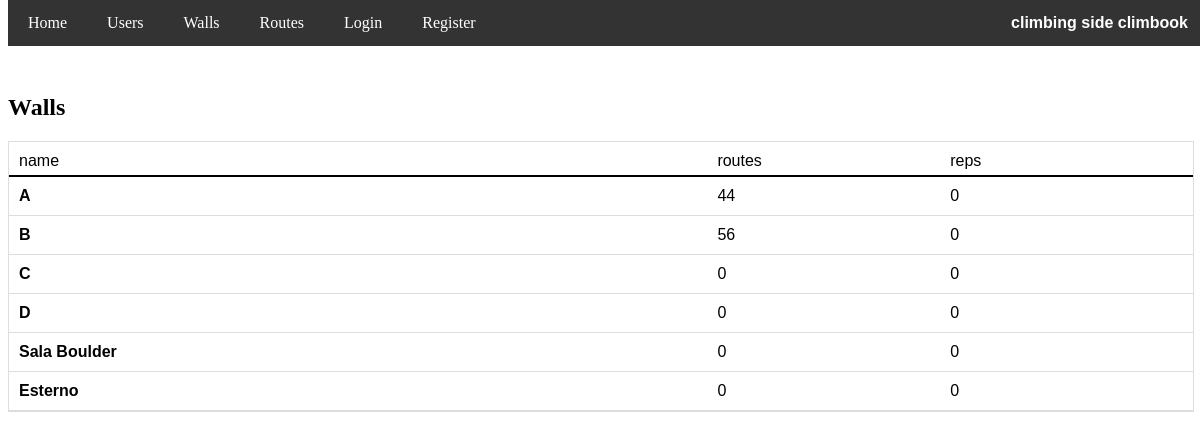
Page /walls on the committed database.
### app/models.py (models this page shows, shortened)
class Wall(db.Model):
    id = db.Column(db.Integer, primary_key=True)
    name = db.Column(db.String(100), unique=True, nullable=False)
    routes = db.relationship('Route', backref='wall', lazy=True)

### app/routes.py (the view)
@routes.route('/walls')
def walls_list():
    walls = Wall.query.all()
    walls_list = []
    for wall in walls:
        n_reps=0
        for route in wall.routes:
            n_reps+=len(route.users)
        wall_data = {
            'id': wall.id,
            'name': wall.name,
            'n_routes': len(wall.routes),
            'n_reps': n_reps
        }
        walls_list.append(wall_data)
    return render_template('routes/walls_list.html',walls=walls_list)

### app/templates/routes/walls_list.html (shortened to what this page needs)
<!DOCTYPE html>
<html lang="en">
<head>
    <link rel="stylesheet" href="{{ url_for('static', filename='styles.css') }}">
</head>
<body>
    {% if current_user.is_authenticated %}
        <div class="navbar" id="myNavbar">
            <span class="navbar-right"><b>climbing side climbook</b></span>
            <a href="{{ url_for('home.homepage') }}">Home</a>
            <a href="{{ url_for('users.users_list') }}">Users</a>
            <a href="{{ url_for('routes.walls_list') }}">Walls</a>
            <a href="{{ url_for('routes.routes_list') }}">Routes</a>
            <a href="{{ url_for('users.user_page', user_id=current_user.id) }}">Profile</a>
            <a href="{{ url_for('users.logout') }}" onclick="return confirmLogout()" >Logout</a>
            <a href="javascript:void(0);" class="icon" onclick="toggleMenu()">&#9776;</a>
        </div>
    {% else %}
        <div class="navbar" id="myNavbar">
            <span class="navbar-right"><b>climbing side climbook</b></span>
            <a href="{{ url_for('home.homepage') }}">Home</a>
            <a href="{{ url_for('users.users_list') }}">Users</a>
            <a href="{{ url_for('routes.walls_list') }}">Walls</a>
            <a href="{{ url_for('routes.routes_list') }}">Routes</a>
            <a href="{{ url_for('users.login') }}" >Login</a>
            <a href="{{ url_for('users.register') }}" >Register</a>
        </div>
    {% endif %}
    <br>
    <br>
    <div class="content">
    <h2>Walls</h2>
    {% if walls %}
        <div class="table" style="font-family: Verdana, sans-serif;">
            <div class="row" style="border-bottom: 2px solid black; padding-bottom: 5px;">
                <span style="flex-basis: 60%;"> name </span>
                <span style="flex-basis: 20%;"> routes </span>
                <span style="flex-basis: 20%;"> reps </span>
            </div>
            {% for wall in walls %}
                <div class="row">
                    <a href="{{ url_for('routes.wall_page', wall_id=wall.id) }}" class="link6" style="flex-basis: 60%;"><strong>{{ wall.name }} </strong></a>
                    <span style="flex-basis: 20%;"> {{ wall.n_routes }} </span>
                    <span style="flex-basis: 20%;"> {{ wall.n_reps }} </span>
                </div>
            {% endfor %}
        </div>
    {% else %}
        <p>No Walls found.</p>
    {% endif %}
    <br>
    <br>
    <br>
    <br>
    </div>
</body>
</html>

### app/static/styles.css (style rules this page uses)
.link6 { color: black; font-weight: bold; text-decoration: none; }
.navbar { background-color: #333; overflow: hidden; position: fixed; top: 0; width: 100%; z-index: 9999; }
.navbar a { float: left; display: block; color: white; text-align: center; padding: 14px 20px; text-decoration: none; }
.navbar-right { float: right; color: white; padding: 14px 20px; text-align: center; font-family: Verdana, sans-serif; }
.content { padding-top: 30px; }

### app/templates/routes/walls_list.html (style rules this page uses)
.table { display: flex; flex-direction: column; width: 100%; border: 1px solid #ddd; }
.row { display: flex; padding: 10px; border-bottom: 1px solid #ddd; }
.row a { flex-basis: 25%; }
.row span { flex-basis: 20%; text-align: left; }

### rows in the picture
Wall: name "Sala Boulder", n_routes "0", n_reps "0"
Wall: name "Esterno", n_routes "0", n_reps "0"

### other values in the picture
{{ wall.name }} "A" "B" "C" "D"
{{ wall.n_routes }} "44" "56" "0" "0"
{{ wall.n_reps }} "0" "0" "0" "0"
